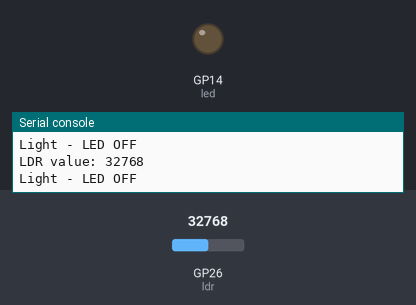
This program was run on a simulated Raspberry Pi Pico running MicroPython. On the bench: output pins drawn as LEDs (lit = HIGH), the last lines printed to the serial console. The test bench sets the inputs (shaded band); at power-on: GP26 (ldr) = 32768 (analog values on the 0–65535 scale).

Above: at 1.2 s.
1.3 s: GP26 (ldr) set to 30704
2.8 s: GP26 (ldr) set to 29200
At 4.2 s:
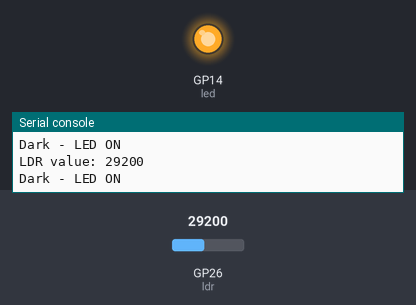
4.5 s: GP26 (ldr) set to 30655
At 5.4 s:
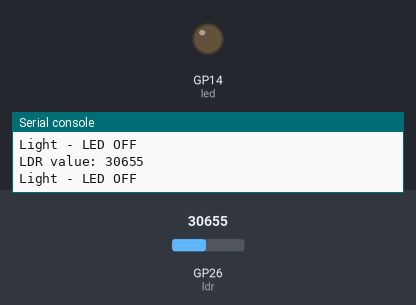
6.0 s: GP26 (ldr) set to 29345
At 6.6 s:
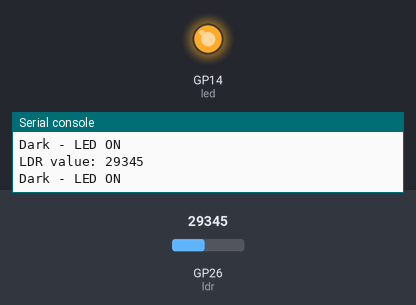
Timing chart, 0 to 8.5 s (numbered marks = the images above; inputs shaded):
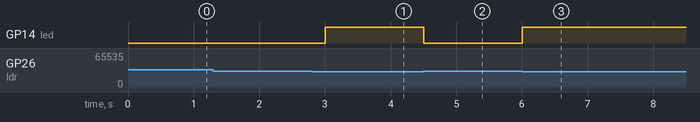

The program:

001_Ldr_with_led.py
```python
from machine import Pin, ADC
import utime

ldr = ADC(Pin(26))
led = Pin(14, Pin.OUT)

while True:
    value = ldr.read_u16()
    print("LDR value:", value)

    if value < 30000:
        led.high()
        print("Dark - LED ON")
    else:
        led.low()
        print("Light - LED OFF")

    utime.sleep_ms(500)
```

Measured:
- the behaviour switches between 30000 and 29984 on GP26 (ldr) (found by bisection; images 0 and 1)
- after the input at 2.8 s, GP14 (led): LOW → HIGH after 0.20 s
- after the input at 4.5 s, GP14 (led): HIGH → LOW at once
- after the input at 6.0 s, GP14 (led): LOW → HIGH at once
